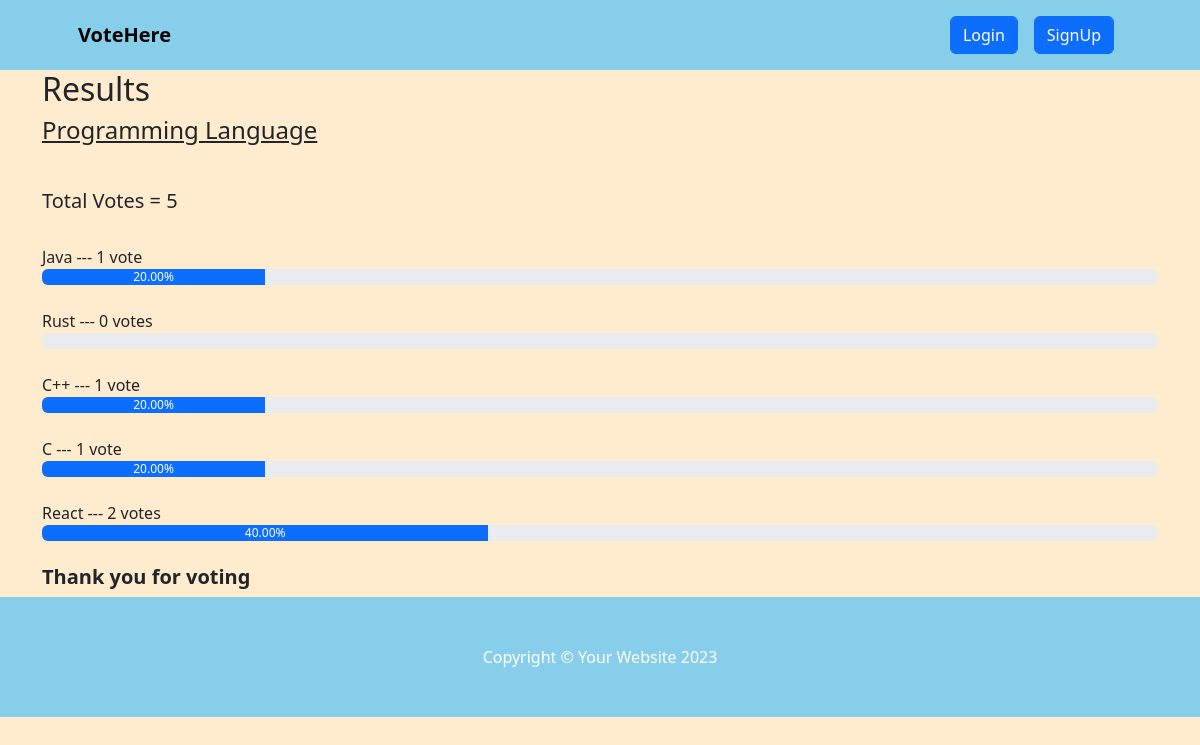
Screenshot of /result/programming-language with the database file from the repository.
### voteapp/voteapp/models.py (models this page shows, shortened)
class Category(models.Model):
    title = models.CharField(max_length=200)
    slug = models.SlugField(blank=True, null=True)
    description = models.TextField(blank=True, null=True)
    total_vote = models.IntegerField(default=0)
    voters = models.ManyToManyField(User, blank=True)

class CategoryItem(models.Model):
    title = models.CharField(max_length=200)
    total_vote = models.IntegerField(default=0)
    category = models.ForeignKey(Category, on_delete=models.CASCADE, related_name="items")
    voters = models.ManyToManyField(User, blank=True)
    @property
    def percentage_vote(self):
        category_votes = self.category.total_vote
        item_votes = self.total_vote
        if category_votes == 0:
            vote_in_percentage = 0
        else:
            vote_in_percentage = (item_votes/category_votes) * 100
        return vote_in_percentage

### voteapp/voteapp/views.py (the view)
# urls.py: path("result/<str:slug>", views.result, name="result"),
def result(request, slug):
    category = Category.objects.get(slug=slug)
    items = CategoryItem.objects.filter(category=category)
    context = {"category": category, "items": items}
    return render(request, "result.html", context)

### voteapp/voteapp/templatetags/custom_filters.py (called while the page is built)
@register.filter(name="has_voted")
def has_voted(user, voters):
    return any(user.id== voter.id for voter in voters)

### voteapp/voteapp/templates/result.html
{% extends 'base.html' %}
{% block content %}
{% load humanize %}
{% load custom_filters %}
<div class="container result-container">
    <div class="sub-container">
      <h2>Results</h2>
      <h4>{{category.title}}</h4>
      <br>
      <h5>Total Votes = {{category.total_vote}}</h5>
      <br />
      {% for item in items  %}
      {% if request.user|has_voted:item.voters.all %}
      <small>{{item.title}}</strong> --- {{item.total_vote}} vote{{item.total_vote | pluralize:",s"}} ---  <strong>[voted]</strong> </small>
      <div class="progressContainer">
        <div class="progress">
          <div
            class="progress-bar"
            role="progressbar"
            aria-label="Example with label"
            style="width:{{item.percentage_vote | floatformat:2}}%;"
            aria-valuenow="25"
            aria-valuemin="0"
            aria-valuemax="100"
          >
          {{item.percentage_vote | floatformat:2}}%
          </div>
        </div>
      </div>
      <br>
      {% else %}
      <small>{{item.title}}</strong> --- {{item.total_vote}} vote{{item.total_vote | pluralize:",s"}} </small>
      <div class="progressContainer">
        <div class="progress">
          <div
            class="progress-bar"
            role="progressbar"
            aria-label="Example with label"
            style="width:{{item.percentage_vote | floatformat:2}}%;"
            aria-valuenow="25"
            aria-valuemin="0"
            aria-valuemax="100"
          >
          {{item.percentage_vote | floatformat:2}}%
          </div>
        </div>
      </div>
      <br>
      {% endif %}
      {% endfor %}
      <h5 style="font-weight: bold">Thank you for voting</h5>
    </div>
  </div>
{% endblock content %}

### voteapp/voteapp/templates/base.html (shortened to what this page needs)
<!DOCTYPE html>
{% load static %}
<html lang="en">
<head>
    <link href="https://cdn.jsdelivr.net/npm/bootstrap-icons@1.4.1/font/bootstrap-icons.css" rel="stylesheet" />
    <link rel="stylesheet" href="{% static 'css/bootstrap.css' %}">
    <link rel="stylesheet" href="{% static 'css/style.css' %}">
</head>
<body style="background: blanchedalmond;">
     <nav class="navbar navbar-expand-lg navbar-dark" style="background:skyblue">
        <div class="container px-lg-5">
            <a class="navbar-brand text-black bold" href="{% url 'index'  %}"><strong>VoteHere</strong></a>
            <div class="collapse navbar-collapse" id="navbarSupportedContent">
                <ul class="navbar-nav ms-auto mb-2 mb-lg-0">
                    {% if request.user.is_authenticated %}
                    <li class="nav-item"><a class="nav-link" href="#"><button class="btn btn-primary">Hi, {{request.user.username}}</button></a></li>
                    <li class="nav-item"><a class="nav-link" href="{% url 'logout' %}"><button class="btn btn-secondary">Logout</button></a></li>
                    {% else %}
                    <li class="nav-item"><a class="nav-link" href="{% url 'signin' %}"><button class="btn btn-primary">Login</button></a></li>
                    <li class="nav-item"><a class="nav-link" href="{% url 'signup' %}"><button class="btn btn-primary">SignUp</button></a></li>
                    {% endif %}
                </ul>
            </div>
        </div>
    </nav>
    {% block content %}
    {% endblock content %}
     <footer class="py-5" style="background:skyblue;">
        <div class="container"><p class="m-0 text-center text-white">Copyright &copy; Your Website 2023</p></div>
    </footer>
</body>
</html>

### voteapp/voteapp/static/css/style.css (style rules this page uses)
* { box-sizing: border-box; }
.result-container { display: flex; align-items: center; justify-content: center; }
.sub-container { width: inherit }
.result-container h4 { text-decoration: underline; margin-bottom: 20px; }
.result-container small { font-size: 16px; font-weight: 500; }

### rows the page displays
Category: title "Programming Language", total_vote "5"
CategoryItem: title "Java", total_vote "1", percentage_vote "20.00"
CategoryItem: title "Rust", total_vote "0", total_vote|pluralize "s"
CategoryItem: title "C++", total_vote "1", percentage_vote "20.00"
CategoryItem: title "C", total_vote "1", percentage_vote "20.00"
CategoryItem: title "React", total_vote "2", total_vote|pluralize "s", percentage_vote "40.00"
